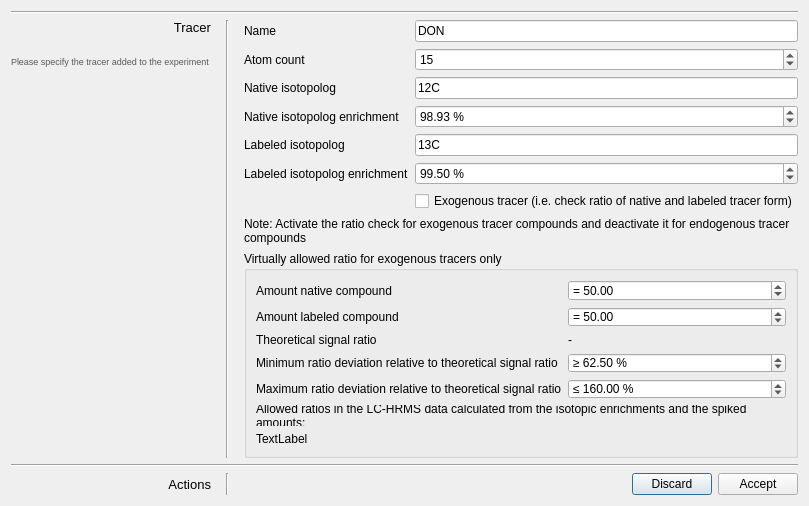
<?xml version="1.0" encoding="UTF-8"?>
<ui version="4.0">
 <class>Dialog</class>
 <widget class="QDialog" name="Dialog">
  <property name="geometry">
   <rect>
    <x>0</x>
    <y>0</y>
    <width>759</width>
    <height>506</height>
   </rect>
  </property>
  <property name="windowTitle">
   <string>Dialog</string>
  </property>
  <property name="styleSheet">
   <string notr="true"/>
  </property>
  <layout class="QGridLayout" name="gridLayout">
   <item row="0" column="0">
    <layout class="QGridLayout" name="gridLayout_2">
     <item row="3" column="2">
      <widget class="Line" name="line_4">
       <property name="orientation">
        <enum>Qt::Vertical</enum>
       </property>
      </widget>
     </item>
     <item row="3" column="0">
      <layout class="QVBoxLayout" name="verticalLayout_2">
       <item>
        <widget class="QLabel" name="label_2">
         <property name="styleSheet">
          <string notr="true">font: 10pt;</string>
         </property>
         <property name="text">
          <string>Actions</string>
         </property>
         <property name="alignment">
          <set>Qt::AlignRight|Qt::AlignTrailing|Qt::AlignVCenter</set>
         </property>
        </widget>
       </item>
       <item>
        <spacer name="verticalSpacer_2">
         <property name="orientation">
          <enum>Qt::Vertical</enum>
         </property>
         <property name="sizeType">
          <enum>QSizePolicy::Preferred</enum>
         </property>
         <property name="sizeHint" stdset="0">
          <size>
           <width>0</width>
           <height>0</height>
          </size>
         </property>
        </spacer>
       </item>
      </layout>
     </item>
     <item row="2" column="0" colspan="5">
      <widget class="Line" name="line_3">
       <property name="orientation">
        <enum>Qt::Horizontal</enum>
       </property>
      </widget>
     </item>
     <item row="1" column="0">
      <layout class="QVBoxLayout" name="verticalLayout">
       <item>
        <widget class="QLabel" name="title_tracer">
         <property name="styleSheet">
          <string notr="true">font: 10pt;</string>
         </property>
         <property name="text">
          <string>Tracer</string>
         </property>
         <property name="alignment">
          <set>Qt::AlignRight|Qt::AlignTrailing|Qt::AlignVCenter</set>
         </property>
        </widget>
       </item>
       <item>
        <spacer name="verticalSpacer_3">
         <property name="orientation">
          <enum>Qt::Vertical</enum>
         </property>
         <property name="sizeType">
          <enum>QSizePolicy::Fixed</enum>
         </property>
         <property name="sizeHint" stdset="0">
          <size>
           <width>0</width>
           <height>15</height>
          </size>
         </property>
        </spacer>
       </item>
       <item>
        <widget class="QLabel" name="label_3">
         <property name="sizePolicy">
          <sizepolicy hsizetype="Minimum" vsizetype="Minimum">
           <horstretch>0</horstretch>
           <verstretch>0</verstretch>
          </sizepolicy>
         </property>
         <property name="maximumSize">
          <size>
           <width>200</width>
           <height>16777215</height>
          </size>
         </property>
         <property name="styleSheet">
          <string notr="true">color: rgb(90, 90, 90);
font: 7pt;</string>
         </property>
         <property name="text">
          <string>&lt;html&gt;&lt;head/&gt;&lt;body&gt;&lt;p&gt;Please specify the tracer added to the experiment&lt;/p&gt;&lt;p&gt;&lt;br/&gt;&lt;/p&gt;&lt;/body&gt;&lt;/html&gt;</string>
         </property>
         <property name="alignment">
          <set>Qt::AlignJustify|Qt::AlignVCenter</set>
         </property>
         <property name="wordWrap">
          <bool>true</bool>
         </property>
        </widget>
       </item>
       <item>
        <spacer name="verticalSpacer">
         <property name="orientation">
          <enum>Qt::Vertical</enum>
         </property>
         <property name="sizeHint" stdset="0">
          <size>
           <width>200</width>
           <height>0</height>
          </size>
         </property>
        </spacer>
       </item>
      </layout>
     </item>
     <item row="1" column="2">
      <widget class="Line" name="line">
       <property name="orientation">
        <enum>Qt::Vertical</enum>
       </property>
      </widget>
     </item>
     <item row="1" column="3">
      <spacer name="horizontalSpacer_2">
       <property name="orientation">
        <enum>Qt::Horizontal</enum>
       </property>
       <property name="sizeType">
        <enum>QSizePolicy::Fixed</enum>
       </property>
       <property name="sizeHint" stdset="0">
        <size>
         <width>3</width>
         <height>0</height>
        </size>
       </property>
      </spacer>
     </item>
     <item row="0" column="0" colspan="5">
      <widget class="Line" name="line_2">
       <property name="orientation">
        <enum>Qt::Horizontal</enum>
       </property>
      </widget>
     </item>
     <item row="1" column="1">
      <spacer name="horizontalSpacer_3">
       <property name="orientation">
        <enum>Qt::Horizontal</enum>
       </property>
       <property name="sizeType">
        <enum>QSizePolicy::Fixed</enum>
       </property>
       <property name="sizeHint" stdset="0">
        <size>
         <width>3</width>
         <height>0</height>
        </size>
       </property>
      </spacer>
     </item>
     <item row="3" column="4">
      <layout class="QHBoxLayout" name="horizontalLayout">
       <item>
        <spacer name="horizontalSpacer">
         <property name="orientation">
          <enum>Qt::Horizontal</enum>
         </property>
         <property name="sizeHint" stdset="0">
          <size>
           <width>40</width>
           <height>20</height>
          </size>
         </property>
        </spacer>
       </item>
       <item>
        <widget class="QPushButton" name="discardButton">
         <property name="text">
          <string>Discard</string>
         </property>
        </widget>
       </item>
       <item>
        <widget class="QPushButton" name="acceptButton">
         <property name="text">
          <string>Accept</string>
         </property>
        </widget>
       </item>
      </layout>
     </item>
     <item row="1" column="4">
      <layout class="QFormLayout" name="formLayout">
       <item row="0" column="0">
        <widget class="QLabel" name="label">
         <property name="text">
          <string>Name</string>
         </property>
        </widget>
       </item>
       <item row="0" column="1">
        <widget class="QLineEdit" name="tName">
         <property name="text">
          <string>DON</string>
         </property>
        </widget>
       </item>
       <item row="1" column="0">
        <widget class="QLabel" name="label_4">
         <property name="text">
          <string>Atom count</string>
         </property>
        </widget>
       </item>
       <item row="1" column="1">
        <widget class="QSpinBox" name="tAtomCount">
         <property name="minimum">
          <number>1</number>
         </property>
         <property name="value">
          <number>15</number>
         </property>
        </widget>
       </item>
       <item row="2" column="0">
        <widget class="QLabel" name="label_5">
         <property name="text">
          <string>Native isotopolog</string>
         </property>
        </widget>
       </item>
       <item row="3" column="0">
        <widget class="QLabel" name="label_6">
         <property name="text">
          <string>Native isotopolog enrichment</string>
         </property>
        </widget>
       </item>
       <item row="4" column="0">
        <widget class="QLabel" name="label_7">
         <property name="text">
          <string>Labeled isotopolog</string>
         </property>
        </widget>
       </item>
       <item row="5" column="0">
        <widget class="QLabel" name="label_8">
         <property name="text">
          <string>Labeled isotopolog enrichment</string>
         </property>
        </widget>
       </item>
       <item row="3" column="1">
        <widget class="QDoubleSpinBox" name="tNativeEnrichment">
         <property name="suffix">
          <string> %</string>
         </property>
         <property name="value">
          <double>98.930000000000007</double>
         </property>
        </widget>
       </item>
       <item row="5" column="1">
        <widget class="QDoubleSpinBox" name="tLabeledEnrichment">
         <property name="suffix">
          <string> %</string>
         </property>
         <property name="value">
          <double>99.500000000000000</double>
         </property>
        </widget>
       </item>
       <item row="2" column="1">
        <widget class="QLineEdit" name="tNativeIsotope">
         <property name="text">
          <string>12C</string>
         </property>
        </widget>
       </item>
       <item row="4" column="1">
        <widget class="QLineEdit" name="tLabeledIsotope">
         <property name="text">
          <string>13C</string>
         </property>
        </widget>
       </item>
       <item row="12" column="0" colspan="2">
        <widget class="QGroupBox" name="tRatioGroupBox">
         <property name="title">
          <string>Virtually allowed ratio for exogenous tracers only</string>
         </property>
         <layout class="QGridLayout" name="gridLayout_3">
          <item row="0" column="0">
           <widget class="QLabel" name="label_9">
            <property name="text">
             <string>Amount native compound</string>
            </property>
           </widget>
          </item>
          <item row="1" column="0">
           <widget class="QLabel" name="label_10">
            <property name="text">
             <string>Amount labeled compound</string>
            </property>
           </widget>
          </item>
          <item row="0" column="1">
           <widget class="QDoubleSpinBox" name="tAmountA">
            <property name="prefix">
             <string>= </string>
            </property>
            <property name="minimum">
             <double>1.000000000000000</double>
            </property>
            <property name="value">
             <double>50.000000000000000</double>
            </property>
           </widget>
          </item>
          <item row="1" column="1">
           <widget class="QDoubleSpinBox" name="tAmountB">
            <property name="prefix">
             <string>= </string>
            </property>
            <property name="value">
             <double>50.000000000000000</double>
            </property>
           </widget>
          </item>
          <item row="3" column="0">
           <widget class="QLabel" name="label_11">
            <property name="text">
             <string>Minimum ratio deviation relative to theoretical signal ratio</string>
            </property>
           </widget>
          </item>
          <item row="4" column="0">
           <widget class="QLabel" name="label_12">
            <property name="text">
             <string>Maximum ratio deviation relative to theoretical signal ratio</string>
            </property>
           </widget>
          </item>
          <item row="4" column="1">
           <widget class="QDoubleSpinBox" name="tMaxRatio">
            <property name="prefix">
             <string>≤ </string>
            </property>
            <property name="suffix">
             <string> %</string>
            </property>
            <property name="maximum">
             <double>100000000.000000000000000</double>
            </property>
            <property name="value">
             <double>160.000000000000000</double>
            </property>
           </widget>
          </item>
          <item row="5" column="0" colspan="2">
           <widget class="QLabel" name="label_14">
            <property name="text">
             <string>Allowed ratios in the LC-HRMS data calculated from the isotopic enrichments and the spiked amounts:</string>
            </property>
            <property name="wordWrap">
             <bool>true</bool>
            </property>
           </widget>
          </item>
          <item row="6" column="0" colspan="2">
           <widget class="QLabel" name="rRatioInfo">
            <property name="text">
             <string>TextLabel</string>
            </property>
           </widget>
          </item>
          <item row="3" column="1">
           <widget class="QDoubleSpinBox" name="tMinRatio">
            <property name="prefix">
             <string>≥ </string>
            </property>
            <property name="suffix">
             <string> %</string>
            </property>
            <property name="value">
             <double>62.500000000000000</double>
            </property>
           </widget>
          </item>
          <item row="2" column="0">
           <widget class="QLabel" name="label_13">
            <property name="text">
             <string>Theoretical signal ratio</string>
            </property>
           </widget>
          </item>
          <item row="2" column="1">
           <widget class="QLabel" name="tTheoreticalSignalRatio">
            <property name="text">
             <string>-</string>
            </property>
           </widget>
          </item>
         </layout>
        </widget>
       </item>
       <item row="10" column="1">
        <widget class="QCheckBox" name="tCheckRatio">
         <property name="text">
          <string>Exogenous tracer (i.e. check ratio of native and labeled tracer form)</string>
         </property>
        </widget>
       </item>
       <item row="11" column="0" colspan="2">
        <widget class="QLabel" name="label_15">
         <property name="text">
          <string>Note: Activate the ratio check for exogenous tracer compounds and deactivate it for endogenous tracer compounds</string>
         </property>
         <property name="wordWrap">
          <bool>true</bool>
         </property>
        </widget>
       </item>
      </layout>
     </item>
    </layout>
   </item>
  </layout>
 </widget>
 <tabstops>
  <tabstop>tName</tabstop>
  <tabstop>tAtomCount</tabstop>
  <tabstop>tNativeIsotope</tabstop>
  <tabstop>tNativeEnrichment</tabstop>
  <tabstop>tLabeledIsotope</tabstop>
  <tabstop>tLabeledEnrichment</tabstop>
  <tabstop>tMinRatio</tabstop>
  <tabstop>tMaxRatio</tabstop>
  <tabstop>acceptButton</tabstop>
  <tabstop>discardButton</tabstop>
 </tabstops>
 <resources/>
 <connections/>
</ui>
